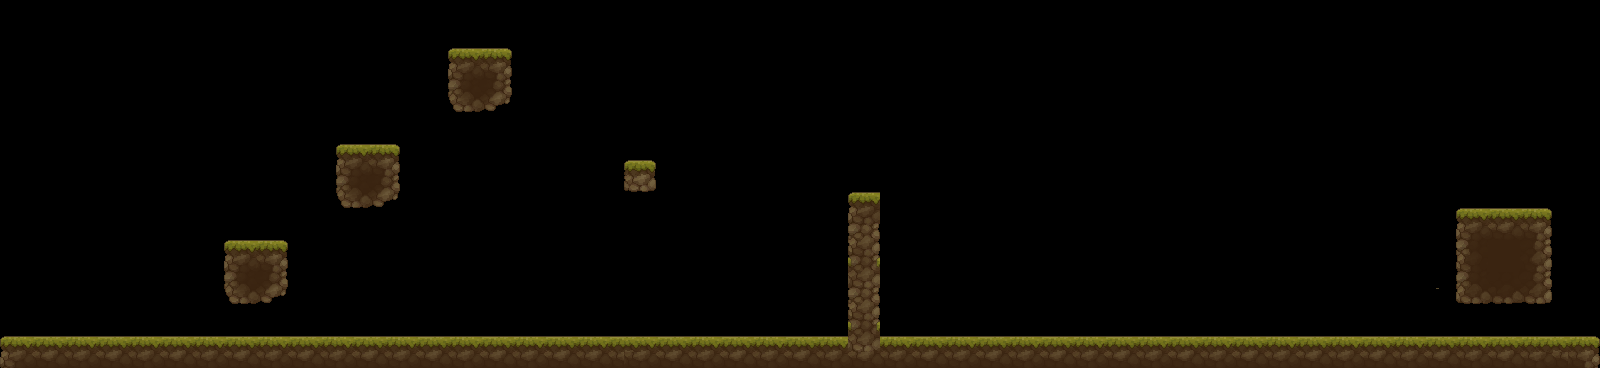

This game map was drawn from its Tiled (.tmx) file and the tilesets committed beside it. A one-line description and the trimmed map source follow:
An orthogonal 100x23 tile map with 16x16 px tiles, 2 tile layers (Floor, Top), 2 tilesets and 15 objects (4x devilFruit, 2x enemy, crate, trap).

<map version="1.10" tiledversion="1.10.0" orientation="orthogonal" renderorder="right-down" width="100" height="23" tilewidth="16" tileheight="16" infinite="0" nextlayerid="7" nextobjectid="76">
 <editorsettings>
  <export target="../2.lua" format="lua" />
 </editorsettings>
 <tileset firstgid="1" name="tiles2" tilewidth="16" tileheight="16" tilecount="1024" columns="32">
  <image source="../../Assets/tiles2.png" width="512" height="512" />
 </tileset>
 <tileset firstgid="1025" name="tiles3" tilewidth="16" tileheight="16" tilecount="4096" columns="64">
  <image source="../../Assets/tiles3.png" width="1024" height="1024" />
 </tileset>
 <layer id="1" name="Floor" width="100" height="23" offsetx="0" offsety="0.5">
  <data>[2300 cells, 200 non-empty, 12 distinct tile ids]</data>
 </layer>
 <layer id="3" name="Top" width="100" height="23">
  <data>[2300 cells, 130 non-empty, 98 distinct tile ids]</data>
 </layer>
 <objectgroup id="4" name="Solid">
  <object id="2" x="0.625" y="335.375" width="1598.63" height="32">
   <properties>
    <property name="collidable" type="bool" value="true" />
   </properties>
  </object>
  <object id="15" x="623.178" y="160.468" width="32.6445" height="33.5643">
   <properties>
    <property name="collidable" type="bool" value="true" />
   </properties>
  </object>
  <object id="16" x="333.678" y="146.218" width="66.6445" height="60.5643">
   <properties>
    <property name="collidable" type="bool" value="true" />
   </properties>
  </object>
  <object id="17" x="446.678" y="49.2178" width="63.644" height="64.5643">
   <properties>
    <property name="collidable" type="bool" value="true" />
   </properties>
  </object>
  <object id="22" x="224.678" y="238.968" width="63.6445" height="64.064">
   <properties>
    <property name="collidable" type="bool" value="true" />
   </properties>
  </object>
  <object id="73" x="847.678" y="193.218" width="32.6445" height="174.564">
   <properties>
    <property name="collidable" type="bool" value="true" />
   </properties>
  </object>
  <object id="75" x="1456.68" y="206.718" width="94.6445" height="100.564">
   <properties>
    <property name="collidable" type="bool" value="true" />
   </properties>
  </object>
 </objectgroup>
 <objectgroup color="#5500ff" id="5" name="Items">
  <object id="49" name="Devil Fruit" type="devilFruit" x="639" y="138.5">
   <ellipse />
  </object>
  <object id="52" name="Devil Fruit" type="devilFruit" x="478" y="29">
   <ellipse />
  </object>
  <object id="53" name="Devil Fruit" type="devilFruit" x="863.5" y="139.5">
   <ellipse />
  </object>
  <object id="54" name="Crate" type="crate" x="779.5" y="280" />
  <object id="55" name="Trap" type="trap" x="579" y="327" />
  <object id="66" name="Enemy" type="enemy" x="493" y="245" width="36" height="64.5" />
  <object id="68" name="Devil Fruit" type="devilFruit" x="1374.5" y="294.5">
   <ellipse />
  </object>
  <object id="74" name="Enemy" type="enemy" x="1125" y="246.75" width="36" height="64.5" />
 </objectgroup>
</map>
